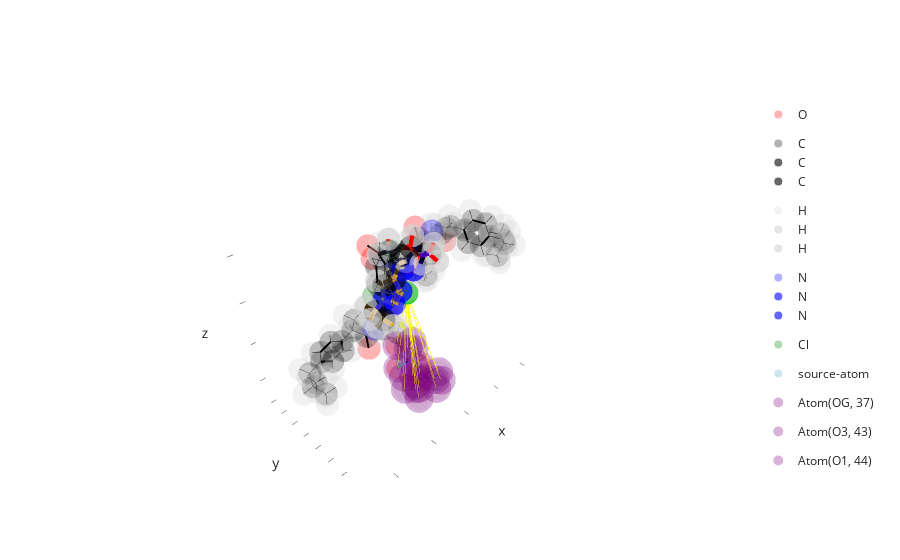

Source (notebook cell):
### Markdown cell above
We can also more specifically use `draw_point` or `draw_vector` to draw in any point or edge we like, irrespective of them belonging to an existing atom or not.

### Code cell
import numpy as np
from biobuild import structural

center = np.mean([i.coord for i in mol.get_atoms()], axis=0)

# let's draw in the overall center of mass of the entire molecule
viewer.draw_point("center-of-mass", center, color="limegreen")

# and now let's visualize the vectors marking the distance between the neighbors and the center of mass
for i in neighbors:
    dist = structural.distance_between(i.coord, center)
    viewer.draw_vector(
        f"{dist=}", i.coord, center, color="yellow", opacity=0.8, linewidth=1, showlegend=False, hoverinfo="name"
    )

viewer.show()
